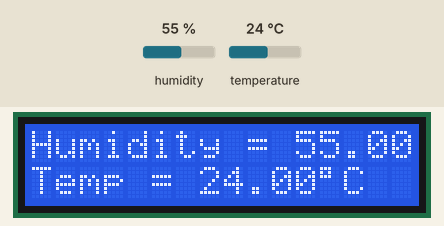
Recording of a sketch running on a simulated Arduino Uno, built with avr-gcc and run on an emulated ATmega328P. Parts: 16×2 character LCD. Inputs (shaded band) come from the test bench; at power-on: humidity 55 %, temperature 24 °C. What the sketch prints to the serial monitor is not drawn.

Above: at 2.7 s.
2.8 s: humidity set to 22 %
At 8.1 s:
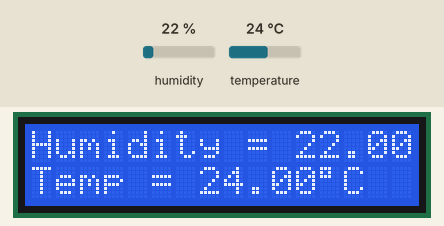
8.8 s: temperature set to 12 °C
At 12.7 s:
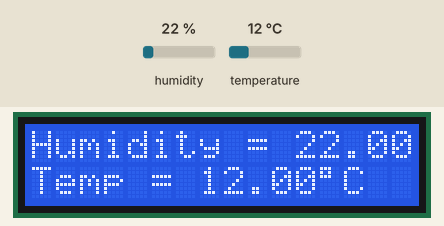
14.8 s: humidity set to 40 %
At 17.4 s:
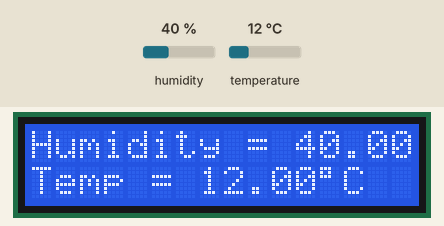
20.8 s: temperature set to 19 °C
At 23.2 s:
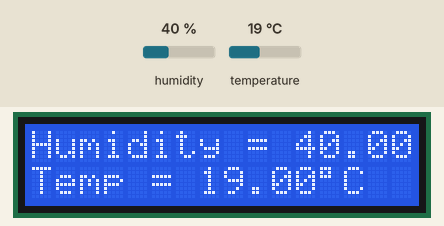
Timing chart, 0 to 24.7 s (numbered marks = the images above; inputs shaded):
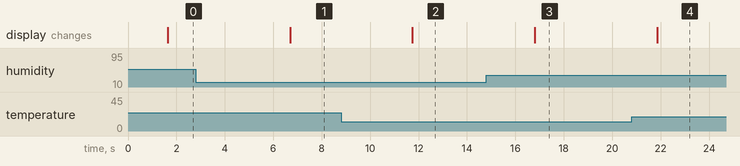

Measured:
- after the input at 2.8 s, the display: changes after 3.9 s (image 1)
- after the input at 8.8 s, the display: changes after 2.9 s (image 2)
- after the input at 14.8 s, the display: changes after 2.0 s (image 3)
- after the input at 20.8 s, the display: changes after 1.1 s (image 4)

The sketch:

DHT.ino
```cpp
#include <dht.h>
#include <Wire.h>
#include <LiquidCrystal_I2C.h>

#define dht_apin A0

dht DHT;

LiquidCrystal_I2C lcd(0x27, 2, 1, 0, 4, 5, 6, 7, 3, POSITIVE);

void setup(){

  Serial.begin(9600);
  lcd.begin(16, 2); // turn on lcd for both lines
  lcd.backlight();
  lcd.setCursor(0,0); // line 1
  lcd.print("Whoa Baby!");
  lcd.setCursor(0,1); // line 2
  lcd.print("I'm alive!");
  delay(500);//Delay for stability
  Serial.println("Reading the room\n");
  delay(1000);// wait a bit more

}

void loop(){
  //Start of Program

    DHT.read11(dht_apin);

    Serial.print(" H = ");
    Serial.print(DHT.humidity);
    Serial.print("%  ");
    Serial.print("T = ");
    Serial.print(DHT.temperature);
    Serial.println("ºC  ");
    lcd.setCursor(0,0); // line 1
    lcd.print("Humidity = ");
    lcd.print(DHT.humidity);
    lcd.print("%");
    lcd.setCursor(0,1); // line 2
    lcd.print("Temp = ");
    lcd.print(DHT.temperature);
    lcd.print((char)223);
    lcd.print("C");

    delay(5000); // wait some more before another reading

}
```
